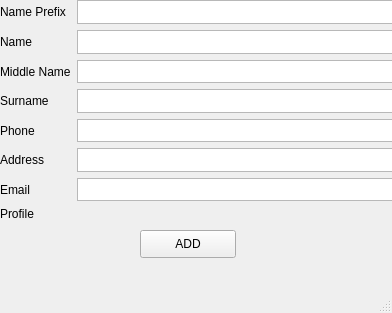
<?xml version="1.0" encoding="UTF-8"?>
<ui version="4.0">
 <class>MainWindow</class>
 <widget class="QMainWindow" name="MainWindow">
  <property name="geometry">
   <rect>
    <x>0</x>
    <y>0</y>
    <width>392</width>
    <height>313</height>
   </rect>
  </property>
  <property name="windowTitle">
   <string>MainWindow</string>
  </property>
  <widget class="QWidget" name="centralwidget">
   <widget class="QWidget" name="gridLayoutWidget">
    <property name="geometry">
     <rect>
      <x>0</x>
      <y>0</y>
      <width>411</width>
      <height>221</height>
     </rect>
    </property>
    <layout class="QGridLayout" name="gridLayout_2">
     <item row="1" column="1">
      <widget class="QTextEdit" name="name"/>
     </item>
     <item row="0" column="1">
      <widget class="QTextEdit" name="nameprefix"/>
     </item>
     <item row="6" column="1">
      <widget class="QTextEdit" name="email"/>
     </item>
     <item row="4" column="1">
      <widget class="QTextEdit" name="phone"/>
     </item>
     <item row="6" column="0">
      <widget class="QLabel" name="label_7">
       <property name="text">
        <string>Email</string>
       </property>
      </widget>
     </item>
     <item row="5" column="1">
      <widget class="QTextEdit" name="address"/>
     </item>
     <item row="3" column="1">
      <widget class="QTextEdit" name="surname"/>
     </item>
     <item row="1" column="0">
      <widget class="QLabel" name="label_2">
       <property name="text">
        <string>Name</string>
       </property>
      </widget>
     </item>
     <item row="2" column="0">
      <widget class="QLabel" name="label_3">
       <property name="text">
        <string>Middle Name</string>
       </property>
      </widget>
     </item>
     <item row="4" column="0">
      <widget class="QLabel" name="label_5">
       <property name="text">
        <string>Phone</string>
       </property>
      </widget>
     </item>
     <item row="3" column="0">
      <widget class="QLabel" name="label_4">
       <property name="text">
        <string>Surname</string>
       </property>
      </widget>
     </item>
     <item row="0" column="0">
      <widget class="QLabel" name="label">
       <property name="text">
        <string>Name Prefix</string>
       </property>
      </widget>
     </item>
     <item row="7" column="0">
      <widget class="QLabel" name="label_8">
       <property name="text">
        <string>Profile</string>
       </property>
      </widget>
     </item>
     <item row="2" column="1">
      <widget class="QTextEdit" name="middlename"/>
     </item>
     <item row="5" column="0">
      <widget class="QLabel" name="label_6">
       <property name="text">
        <string>Address</string>
       </property>
      </widget>
     </item>
     <item row="7" column="1">
      <widget class="QLabel" name="profileset">
       <property name="text">
        <string/>
       </property>
      </widget>
     </item>
    </layout>
   </widget>
   <widget class="QPushButton" name="add">
    <property name="geometry">
     <rect>
      <x>140</x>
      <y>230</y>
      <width>96</width>
      <height>28</height>
     </rect>
    </property>
    <property name="text">
     <string>ADD</string>
    </property>
   </widget>
  </widget>
  <widget class="QMenuBar" name="menubar">
   <property name="geometry">
    <rect>
     <x>0</x>
     <y>0</y>
     <width>392</width>
     <height>28</height>
    </rect>
   </property>
  </widget>
  <widget class="QStatusBar" name="statusbar"/>
 </widget>
 <resources/>
 <connections/>
</ui>
